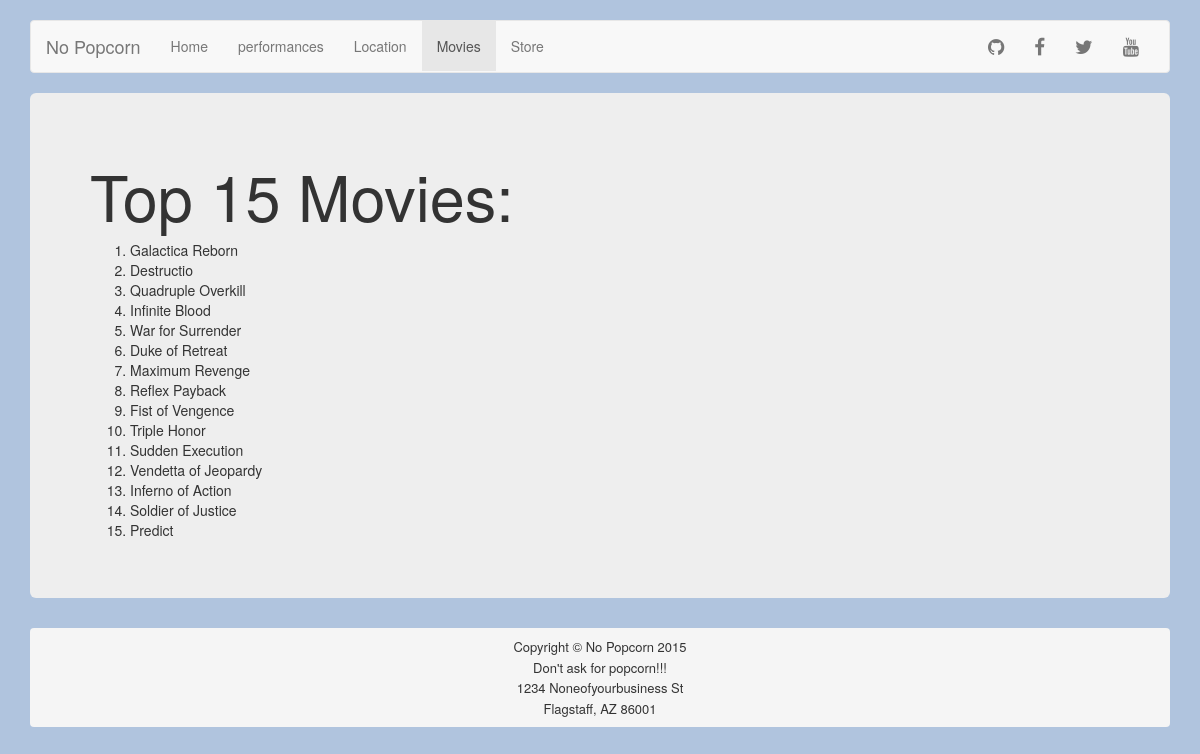
The app's page /movies with its own data.
### Theatre_CS399/models.py (models this page shows)
class MovieInfo(models.Model):
    movie_name = models.CharField(max_length = 254)
    movie_description = models.CharField(max_length = 254)

### Theatre_CS399/views.py (the view)
# urls.py: url(r'^movies$', 'Theatre_CS399.views.movies', name='movies'),
def movies(request):
    return render(request,'movies.html', {'all_movies': MovieInfo.objects.all()})

### Theatre_CS399/templates/movies.html (shortened to what this page needs)
{% extends "base.html" %}
{% block nav-movies %}class="active"{% endblock %}
{% block content %}
<h1> Top 15 Movies: </h1>
<ol>
  {% for item in all_movies %}
   <li>{{ item.movie_name }} </li>
  {% endfor %}
</ol>
{% endblock %}

### Theatre_CS399/static/css/navbar.css (style rules this page uses)
body { padding-top: 20px; padding-bottom: 20px; }

### Theatre_CS399/templates/base.html (style rules this page uses)
body { background-color: #b0c4de;  }

### records on screen
MovieInfo: movie_name "Galactica Reborn"
MovieInfo: movie_name "Destructio"
MovieInfo: movie_name "Quadruple Overkill"
MovieInfo: movie_name "Infinite Blood"
MovieInfo: movie_name "War for Surrender"
MovieInfo: movie_name "Duke of Retreat"
MovieInfo: movie_name "Maximum Revenge"
MovieInfo: movie_name "Reflex Payback"
MovieInfo: movie_name "Fist of Vengence"
MovieInfo: movie_name "Triple Honor"
MovieInfo: movie_name "Sudden Execution"
MovieInfo: movie_name "Vendetta of Jeopardy"
MovieInfo: movie_name "Inferno of Action"
MovieInfo: movie_name "Soldier of Justice"
MovieInfo: movie_name "Predict"
